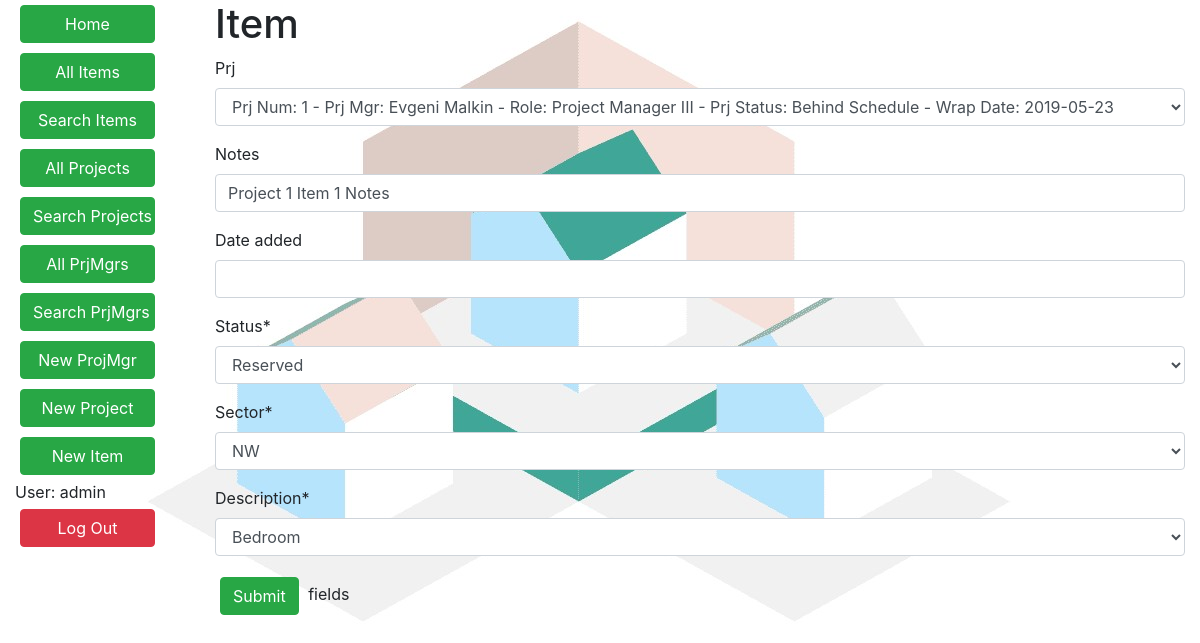
Page /resreq/item/1/update/ (signed in) on the committed database.
### resreq/models.py (models this page shows, shortened)
class Item(models.Model):
    item_num = models.AutoField(primary_key=True)
    item_uuid = models.UUIDField(default=uuid.uuid4)
    prj = models.ForeignKey('Project', related_name='items', on_delete=models.SET_NULL, null=True, blank=True)
    notes = models.CharField(max_length=500, blank=True)
    date_added = models.DateField(null=True, blank=True)
    history = HistoricalRecords()
    ITEM_STATUS = (
        ('Available', 'Available'),
        ('Reserved', 'Reserved'),
        ('Deployed', 'Deployed'),
    )
    status = models.TextField(
        max_length=25,
        choices=ITEM_STATUS,
        default='Available',
    )
    ITEM_DESCRIPTION = (
        ('Building Materials', 'Building Materials'),
        ('Living Room', 'Living Room'),
        ('Kitchen', 'Kitchen'),
        ('Bedroom', 'Bedroom'),
        ('Bathroom', 'Bathroom'),
        ('Clothing', 'Clothing'),
        ('Outdoor', 'Outdoor'),
        ('Pet Supplies', 'Pet Supplies'),
        ('Recreational', 'Recreational'),
        ('Vehicle', 'Vehicle'),
    )
    description = models.TextField(
        max_length=25,
        choices=ITEM_DESCRIPTION,
        default='Outdoor'
    )
    ITEM_SECTOR = (
        ('North-West', 'NW'),
        ('North-Center', 'NC'),
        ('North-East', 'NE'),
        ('Central-West', 'CW'),
        ('Central-Center', 'CC'),
        ('Central-East', 'CE'),
        ('South-West', 'SW'),
        ('South-Center', 'SC'),
        ('South-East', 'SE'),
        ('Off Site', 'OS'),
    )
    sector = models.CharField(
        max_length=25,
        choices=ITEM_SECTOR, default='NW'
    )

### resreq/views.py (the view)
# urls.py: path('item/<int:pk>/update/', views.ItemUpdate.as_view(), name='item-update'),
class ItemUpdate(LoginRequiredMixin, PermissionRequiredMixin, UpdateView):
    permission_required = 'user.is_staff'
    model = Item
    fields = ('prj', 'notes', 'date_added', 'status', 'sector', 'description')

### resreq/models.py (called while the page is built)
    def __str__(self):
        return 'Prj Num: {0} -  Prj Mgr: {1} - Prj Status: {2} - Wrap Date: {3}' \
            .format(self.prj_num,
                    self.prj_mgr,
                    self.prj_status,
                    self.completion_date,
                    )

    def __str__(self):
        return '{0} {1} - Role: {2} '.format(self.first_name, self.last_name, self.role, self.emp_num)

### resreq/templates/resreq/item_form.html (shortened to what this page needs)
<!DOCTYPE html>
{% extends "base_generic.html" %}
{% load crispy_forms_tags %}
{% block content %}
    <h1>Item</h1>
    <form method="post" novalidate>
        {{ form|crispy }}
        <button type="submit" class="btn btn-success">Submit</button>
    fields
    </form>
{% endblock %}

### resreq/templates/base_generic.html (shortened to what this page needs)
{% load crispy_forms_tags %}
<!DOCTYPE html>
<html lang="en">
<head>
    <link rel="stylesheet" href="https://stackpath.bootstrapcdn.com/bootstrap/4.1.3/css/bootstrap.min.css"
>
    {% load static %}
    <link rel="stylesheet" href="{% static 'css/styles.css' %}">
</head>
<body>
<div class="container-fluid"  >
    <div class="row justify-content-center">
        <div class="col-sm-2">
            {% block sidebar %}
                <ul class="sidebar-nav" >
                    {% if user.is_authenticated %}
                        <form action="{% url 'index' %}">
                            <button type="submit" class="btn btn-success custom">Home</button>
                        </form>
                        <form action="{% url 'items' %}">
                            <button type="submit" class="btn btn-success custom">All Items</button>
                        </form>
                        <form action="{% url 'item-search' %}">
                            <button type="submit" class="btn btn-success custom">Search Items</button>
                        </form>
                        <form action="{% url 'projects' %}">
                            <button type="submit" class="btn btn-success custom">All Projects</button>
                        </form>
                        <form action="{% url 'project-search' %}">
                            <button type="submit" class="btn btn-success custom">Search Projects</button>
                        </form>
                        <form action="{% url 'prjmgrs' %}">
                            <button type="submit" class="btn btn-success custom">All PrjMgrs</button>
                        </form>
                        <form action="{% url 'prjmgr-search' %}">
                            <button type="submit" class="btn btn-success custom">Search PrjMgrs</button>
                        </form>
                    {% endif %}
                    {% if user.is_staff %}
                        <form action="{% url 'prjmgr-create' %}">
                            <button type="submit" class="btn btn-success custom">New ProjMgr</button>
                        </form>
                        <form action="{% url 'project-create' %}">
                            <button type="submit" class="btn btn-success custom">New Project</button>
                        </form>
                        <form action="{% url 'item-create' %}">
                            <button type="submit" class="btn btn-success custom">New Item</button>
                        </form>
                    {% endif %}
                    {% if user.is_authenticated %}
                        <li>User: {{ user.get_username }}</li>
                        <form action="{% url 'logout' %}?next={% url 'logout' %}">
                            <button type="submit" class="btn btn-danger custom">Log Out</button>
                        </form>
                    {% endif %}
                </ul>
            {% endblock %}
        </div>
        <div class="col-sm-10 ">{% block content %}{% endblock %}
        </div>
    </div>
</div>
</body>
</html>

### resreq/static/css/styles.css (style rules this page uses)
.sidebar-nav { padding: 0; list-style: none; }
.btn { margin: 5px; }
.custom { width: 135px; }
body, html { height: 100%; background-image: url(/static/onlylogo.jpg); }

### rows in the picture
Item: prj "Prj Num: 1 - Prj Mgr: Evgeni Malkin - Role: Project Manager III - Prj Status: Behind Schedule - Wrap Date: 2019-05-23", notes "Project 1 Item 1 Notes", status "Reserved", sector "NW", description "Bedroom"

### other values in the picture
{{ user.get_username }} "admin"
